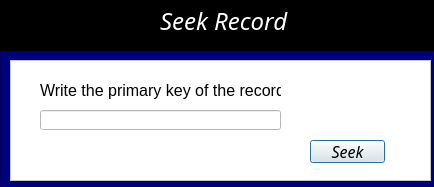
<?xml version="1.0" encoding="UTF-8"?>
<ui version="4.0">
 <class>seekRecord</class>
 <widget class="QDialog" name="seekRecord">
  <property name="geometry">
   <rect>
    <x>0</x>
    <y>0</y>
    <width>434</width>
    <height>187</height>
   </rect>
  </property>
  <property name="windowTitle">
   <string>Dialog</string>
  </property>
  <widget class="QFrame" name="frame">
   <property name="geometry">
    <rect>
     <x>0</x>
     <y>0</y>
     <width>461</width>
     <height>51</height>
    </rect>
   </property>
   <property name="palette">
    <palette>
     <active>
      <colorrole role="Base">
       <brush brushstyle="SolidPattern">
        <color alpha="255">
         <red>255</red>
         <green>255</green>
         <blue>255</blue>
        </color>
       </brush>
      </colorrole>
      <colorrole role="Window">
       <brush brushstyle="SolidPattern">
        <color alpha="255">
         <red>0</red>
         <green>0</green>
         <blue>0</blue>
        </color>
       </brush>
      </colorrole>
     </active>
     <inactive>
      <colorrole role="Base">
       <brush brushstyle="SolidPattern">
        <color alpha="255">
         <red>255</red>
         <green>255</green>
         <blue>255</blue>
        </color>
       </brush>
      </colorrole>
      <colorrole role="Window">
       <brush brushstyle="SolidPattern">
        <color alpha="255">
         <red>0</red>
         <green>0</green>
         <blue>0</blue>
        </color>
       </brush>
      </colorrole>
     </inactive>
     <disabled>
      <colorrole role="Base">
       <brush brushstyle="SolidPattern">
        <color alpha="255">
         <red>0</red>
         <green>0</green>
         <blue>0</blue>
        </color>
       </brush>
      </colorrole>
      <colorrole role="Window">
       <brush brushstyle="SolidPattern">
        <color alpha="255">
         <red>0</red>
         <green>0</green>
         <blue>0</blue>
        </color>
       </brush>
      </colorrole>
     </disabled>
    </palette>
   </property>
   <property name="autoFillBackground">
    <bool>true</bool>
   </property>
   <property name="frameShape">
    <enum>QFrame::StyledPanel</enum>
   </property>
   <property name="frameShadow">
    <enum>QFrame::Raised</enum>
   </property>
   <widget class="QLabel" name="label">
    <property name="geometry">
     <rect>
      <x>160</x>
      <y>10</y>
      <width>131</width>
      <height>21</height>
     </rect>
    </property>
    <property name="palette">
     <palette>
      <active>
       <colorrole role="WindowText">
        <brush brushstyle="SolidPattern">
         <color alpha="255">
          <red>255</red>
          <green>255</green>
          <blue>255</blue>
         </color>
        </brush>
       </colorrole>
       <colorrole role="Text">
        <brush brushstyle="SolidPattern">
         <color alpha="255">
          <red>255</red>
          <green>255</green>
          <blue>255</blue>
         </color>
        </brush>
       </colorrole>
       <colorrole role="PlaceholderText">
        <brush brushstyle="SolidPattern">
         <color alpha="128">
          <red>255</red>
          <green>255</green>
          <blue>255</blue>
         </color>
        </brush>
       </colorrole>
      </active>
      <inactive>
       <colorrole role="WindowText">
        <brush brushstyle="SolidPattern">
         <color alpha="255">
          <red>255</red>
          <green>255</green>
          <blue>255</blue>
         </color>
        </brush>
       </colorrole>
       <colorrole role="Text">
        <brush brushstyle="SolidPattern">
         <color alpha="255">
          <red>255</red>
          <green>255</green>
          <blue>255</blue>
         </color>
        </brush>
       </colorrole>
       <colorrole role="PlaceholderText">
        <brush brushstyle="SolidPattern">
         <color alpha="128">
          <red>255</red>
          <green>255</green>
          <blue>255</blue>
         </color>
        </brush>
       </colorrole>
      </inactive>
      <disabled>
       <colorrole role="WindowText">
        <brush brushstyle="SolidPattern">
         <color alpha="255">
          <red>120</red>
          <green>120</green>
          <blue>120</blue>
         </color>
        </brush>
       </colorrole>
       <colorrole role="Text">
        <brush brushstyle="SolidPattern">
         <color alpha="255">
          <red>120</red>
          <green>120</green>
          <blue>120</blue>
         </color>
        </brush>
       </colorrole>
       <colorrole role="PlaceholderText">
        <brush brushstyle="SolidPattern">
         <color alpha="128">
          <red>0</red>
          <green>0</green>
          <blue>0</blue>
         </color>
        </brush>
       </colorrole>
      </disabled>
     </palette>
    </property>
    <property name="font">
     <font>
      <family>ISOCPEUR</family>
      <pointsize>18</pointsize>
      <italic>true</italic>
     </font>
    </property>
    <property name="text">
     <string>Seek Record</string>
    </property>
   </widget>
  </widget>
  <widget class="QFrame" name="frame_2">
   <property name="geometry">
    <rect>
     <x>10</x>
     <y>60</y>
     <width>421</width>
     <height>121</height>
    </rect>
   </property>
   <property name="palette">
    <palette>
     <active>
      <colorrole role="Base">
       <brush brushstyle="SolidPattern">
        <color alpha="255">
         <red>255</red>
         <green>255</green>
         <blue>255</blue>
        </color>
       </brush>
      </colorrole>
      <colorrole role="Window">
       <brush brushstyle="SolidPattern">
        <color alpha="255">
         <red>255</red>
         <green>255</green>
         <blue>255</blue>
        </color>
       </brush>
      </colorrole>
     </active>
     <inactive>
      <colorrole role="Base">
       <brush brushstyle="SolidPattern">
        <color alpha="255">
         <red>255</red>
         <green>255</green>
         <blue>255</blue>
        </color>
       </brush>
      </colorrole>
      <colorrole role="Window">
       <brush brushstyle="SolidPattern">
        <color alpha="255">
         <red>255</red>
         <green>255</green>
         <blue>255</blue>
        </color>
       </brush>
      </colorrole>
     </inactive>
     <disabled>
      <colorrole role="Base">
       <brush brushstyle="SolidPattern">
        <color alpha="255">
         <red>255</red>
         <green>255</green>
         <blue>255</blue>
        </color>
       </brush>
      </colorrole>
      <colorrole role="Window">
       <brush brushstyle="SolidPattern">
        <color alpha="255">
         <red>255</red>
         <green>255</green>
         <blue>255</blue>
        </color>
       </brush>
      </colorrole>
     </disabled>
    </palette>
   </property>
   <property name="autoFillBackground">
    <bool>true</bool>
   </property>
   <property name="frameShape">
    <enum>QFrame::StyledPanel</enum>
   </property>
   <property name="frameShadow">
    <enum>QFrame::Raised</enum>
   </property>
   <widget class="QLineEdit" name="lineEdit_keyData">
    <property name="geometry">
     <rect>
      <x>30</x>
      <y>50</y>
      <width>241</width>
      <height>20</height>
     </rect>
    </property>
   </widget>
   <widget class="QLabel" name="label_2">
    <property name="geometry">
     <rect>
      <x>30</x>
      <y>20</y>
      <width>241</width>
      <height>21</height>
     </rect>
    </property>
    <property name="font">
     <font>
      <family>Arial</family>
      <pointsize>12</pointsize>
     </font>
    </property>
    <property name="text">
     <string>Write the primary key of the record</string>
    </property>
   </widget>
   <widget class="QPushButton" name="pushButton">
    <property name="geometry">
     <rect>
      <x>300</x>
      <y>80</y>
      <width>75</width>
      <height>23</height>
     </rect>
    </property>
    <property name="font">
     <font>
      <family>ISOCPEUR</family>
      <pointsize>12</pointsize>
      <italic>true</italic>
     </font>
    </property>
    <property name="text">
     <string>Seek</string>
    </property>
   </widget>
  </widget>
  <widget class="QFrame" name="frame_3">
   <property name="geometry">
    <rect>
     <x>0</x>
     <y>50</y>
     <width>441</width>
     <height>141</height>
    </rect>
   </property>
   <property name="palette">
    <palette>
     <active>
      <colorrole role="Base">
       <brush brushstyle="SolidPattern">
        <color alpha="255">
         <red>255</red>
         <green>255</green>
         <blue>255</blue>
        </color>
       </brush>
      </colorrole>
      <colorrole role="Window">
       <brush brushstyle="SolidPattern">
        <color alpha="255">
         <red>0</red>
         <green>0</green>
         <blue>127</blue>
        </color>
       </brush>
      </colorrole>
     </active>
     <inactive>
      <colorrole role="Base">
       <brush brushstyle="SolidPattern">
        <color alpha="255">
         <red>255</red>
         <green>255</green>
         <blue>255</blue>
        </color>
       </brush>
      </colorrole>
      <colorrole role="Window">
       <brush brushstyle="SolidPattern">
        <color alpha="255">
         <red>0</red>
         <green>0</green>
         <blue>127</blue>
        </color>
       </brush>
      </colorrole>
     </inactive>
     <disabled>
      <colorrole role="Base">
       <brush brushstyle="SolidPattern">
        <color alpha="255">
         <red>0</red>
         <green>0</green>
         <blue>127</blue>
        </color>
       </brush>
      </colorrole>
      <colorrole role="Window">
       <brush brushstyle="SolidPattern">
        <color alpha="255">
         <red>0</red>
         <green>0</green>
         <blue>127</blue>
        </color>
       </brush>
      </colorrole>
     </disabled>
    </palette>
   </property>
   <property name="autoFillBackground">
    <bool>true</bool>
   </property>
   <property name="frameShape">
    <enum>QFrame::StyledPanel</enum>
   </property>
   <property name="frameShadow">
    <enum>QFrame::Raised</enum>
   </property>
  </widget>
  <zorder>frame_3</zorder>
  <zorder>frame</zorder>
  <zorder>frame_2</zorder>
 </widget>
 <resources/>
 <connections/>
</ui>
